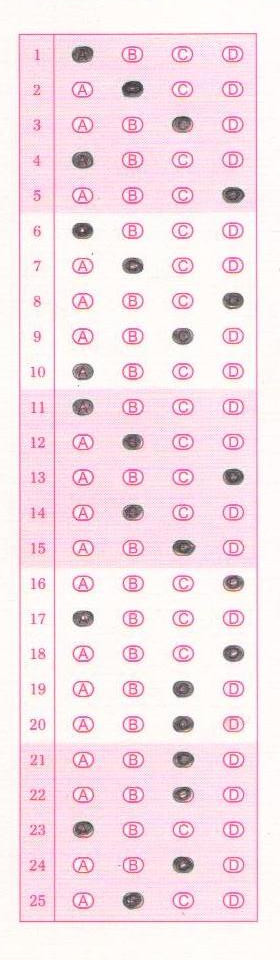
#> input picture omr.jpg, 280 x 960 px
$ python test.py
#> lines starting #> are read from the running program, lines starting #| are printed output that depends on the picture
import cv2
import sys
import math
from matplotlib import pyplot as plt
import numpy as np

def sobel(k):
#> called with k = 3
    kernel1 = np.zeros((k,k),np.float32)/k**2
    for i in range(k):
        for j in range(k):
            if(i==0):
                kernel1[i][j]=-1
            if(i==k-1):
                kernel1[i][j]=1
    kernel2 = np.zeros((k,k),np.float32)/k**2
    for i in range(k):
        for j in range(k):
            if(j==0):
                kernel2[i][j]=-1
            if(j==k-1):
                kernel2[i][j]=1
    return kernel1,kernel2

khor,kvert=sobel(3)

img=cv2.imread('omr.jpg')
#> img is the input picture: shape (960, 280, 3); mean B, G, R 233.9, 226.3, 244.8
newimg1=cv2.filter2D(img,-1,khor)
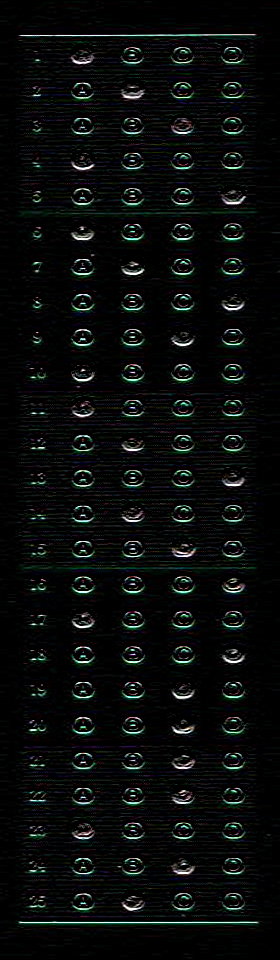
#> newimg1: shape (960, 280, 3); mean B, G, R 11.4, 12, 9.8
cv2.imwrite("output.jpg",newimg1)
